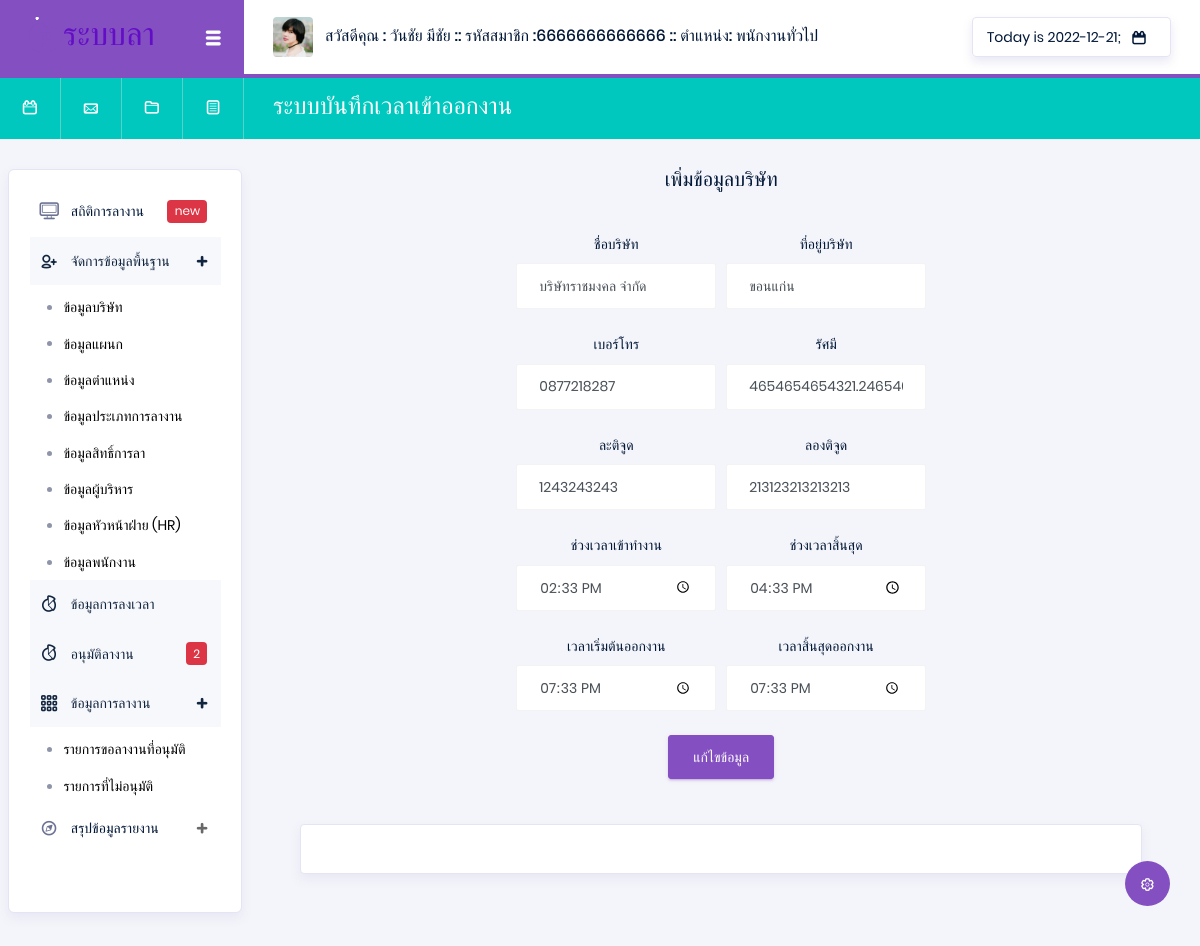
Page /index.php?p=constant (signed in) on the earlier database version.
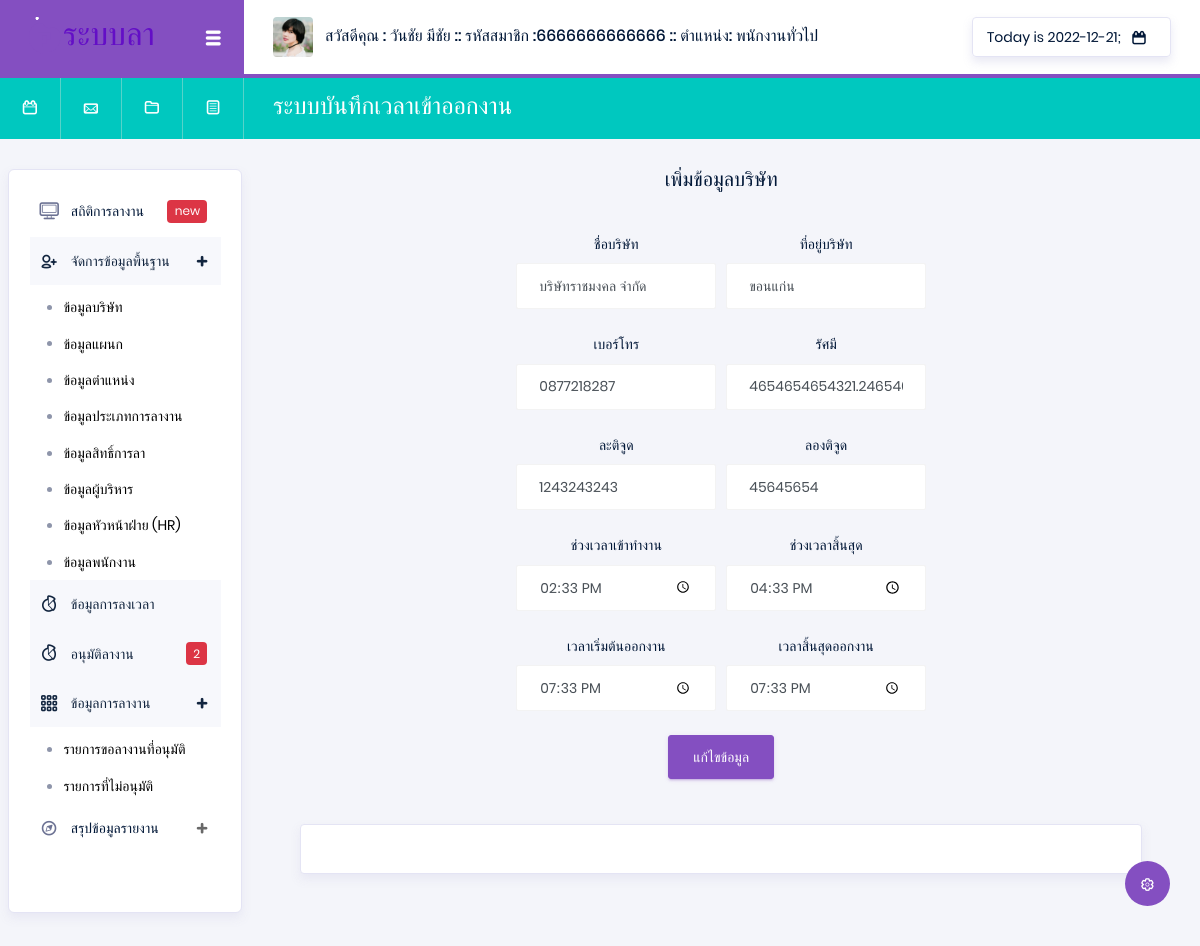
Same page on the later database version.
### tables this page shows
CREATE TABLE `position` (
  `Pos_id` varchar(13) NOT NULL,
  `Pos_name` varchar(50) NOT NULL
);

CREATE TABLE `constant` (
  `Stytem_No` int(10) NOT NULL,
  `Stytem_name` text NOT NULL,
  `Stytem_address` varchar(200) NOT NULL,
  `Stytem_tel` varchar(10) NOT NULL,
  `Stytem_radius` varchar(100) NOT NULL,
  `System_latitude` varchar(100) NOT NULL,
  `System_longitude` varchar(100) NOT NULL,
  `System_period` varchar(100) NOT NULL,
  `System_timeoff` varchar(100) NOT NULL,
  `Stytem_starttime` varchar(100) NOT NULL,
  `Stytem_endtime` varchar(100) NOT NULL
);

### api/showData.php (called while the page is built, shortened)
<?php
$Pos_id = $_SESSION['Pos_id'];
@$ShowPosition = "SELECT * FROM position WHERE  Pos_id =  '$Pos_id' ";
@$SQLShowPosition = mysqli_query($con, $ShowPosition) or die("Error in query: $ShowPosition ");
while ($Showposition = mysqli_fetch_array($SQLShowPosition)) {
    @$Pos_name = $Showposition['Pos_name'];
}

### pages/system/constant.php (the view, shortened to what this page needs)
<div class="main-panel">
    <div class="content-wrapper">
    <?php
    @$constant = "SELECT * FROM constant  ";
    @$Sqlconstant = mysqli_query($con, $constant) or die("Error in query: $constant ");
    while ($ShowSqlconstant = mysqli_fetch_array($Sqlconstant)) {
      $Stytem_name =   $ShowSqlconstant['Stytem_name'];
      $Stytem_address =   $ShowSqlconstant['Stytem_address'];
      $Stytem_tel =   $ShowSqlconstant['Stytem_tel'];
      $Stytem_radius =   $ShowSqlconstant['Stytem_radius'];
      $System_latitude =   $ShowSqlconstant['System_latitude'];
      $System_longitude =   $ShowSqlconstant['System_longitude'];
      $System_period =   $ShowSqlconstant['System_period'];
      $System_timeoff =   $ShowSqlconstant['System_timeoff'];
      $Stytem_starttime =   $ShowSqlconstant['Stytem_starttime'];
      $Stytem_endtime =   $ShowSqlconstant['Stytem_endtime'];
    }
    ?>
        <center>
            <h5 class="mb-2 text-titlecase mb-4" id="buttonY">เพิ่มข้อมูลบริษัท</h5>
            <div class="card-body col-md-6">
                <form class="forms-sample" action="./api/api_system.php" method="POST">
                    <div class="form-row">
                        <div class="form-group col-md-6 ">
                            <label for="exampleInputUsername1">ชื่อบริษัท</label>
                            <input type="text" class="form-control" name="Stytem_name" id="Stytem_name" value="<?php echo $Stytem_name; ?>"  placeholder="ชื่อบริษัท" required>
                        </div>
                        <div class="form-group col-md-6">
                            <label for="exampleInputUsername1">ที่อยู่บริษัท</label>
                            <input type="text" class="form-control" name="Stytem_address" id="Stytem_address" value="<?php echo $Stytem_address; ?>" placeholder="ที่อยู่บริษัท" required>
                        </div>
                        <div class="form-group col-md-6 ">
                            <label for="exampleInputUsername1">เบอร์โทร</label>
                            <input type="text" class="form-control" name="Stytem_tel" id="Stytem_tel"  value="<?php echo $Stytem_tel; ?>" placeholder="เบอร์โทร" min="100000000" max="9999999999" required>
                        </div>
                        <div class="form-group col-md-6 ">
                            <label for="exampleInputUsername1">รัศมี</label>
                            <input type="text" class="form-control" name="Stytem_radius" id="Stytem_radius" value="<?php echo $Stytem_radius; ?>"  placeholder="ตำแหน่งรัติจุ" required>
                        </div>
                        <div class="form-group col-md-6 ">
                            <label for="exampleInputUsername1">ละติจูด</label>
                            <input type="text" class="form-control" name="System_latitude" id="System_latitude" value="<?php echo $System_latitude; ?>" placeholder="ตำแหน่งรัติจุ" required>
                        </div>
                        <div class="form-group col-md-6 ">
                            <label for="exampleInputUsername1">ลองติจูด</label>
                            <input type="text" class="form-control" name="System_longitude" id="System_longitude" value="<?php echo $System_longitude; ?>" placeholder="ตำแหน่งรัติจุ" required>
                        </div>
                        <div class="form-group col-md-6 ">
                            <label for="exampleInputUsername1">ช่วงเวลาเข้าทำงาน</label>
                            <input type="time" class="form-control" name="System_period" id="System_period"  value="<?php echo $System_period; ?>" placeholder="เวลาเข้างาน" required>
                        </div>
                        <div class="form-group col-md-6 ">
                            <label for="exampleInputUsername1">ช่วงเวลาสิ้นสุด</label>
                            <input type="time" class="form-control" name="System_timeoff" id="System_timeoff" value="<?php echo $System_timeoff; ?>" placeholder="เวลาออกงาน" required>
                        </div>
                        <div class="form-group col-md-6 ">
                            <label for="exampleInputUsername1">เวลาเริ่มต้นออกงาน</label>
                            <input type="time" class="form-control" name="Stytem_starttime" id="Stytem_starttime" value="<?php echo $Stytem_starttime; ?>" placeholder="เวลาเข้างาน" required>
                        </div>
                        <div class="form-group col-md-6 ">
                            <label for="exampleInputUsername1">เวลาสิ้นสุดออกงาน</label>
                            <input type="time" class="form-control" name="Stytem_endtime" id="Stytem_endtime" value="<?php echo $Stytem_endtime; ?>" placeholder="เวลาออกงาน" required>
                        </div>
                    </div>
                    <button type="submit" class="btn btn-primary" id="buttonY">แก้ไขข้อมูล </button>
                </form>
            </div>
        </center>
        <br>
        <footer class="footer">
            <div class="card">
                <div class="card-body">
                </div>
        </footer>
    </div>

### index.php (shortened to what this page needs)
<!DOCTYPE html>
<html lang="en">
<head>
  <link rel="stylesheet" href="vendors/typicons/typicons.css">
  <link rel="stylesheet" href="vendors/css/vendor.bundle.base.css">
  <link rel="stylesheet" href="css/vertical-layout-light/style.css">
</head>
<body>
  <div class="container-scroller">
    <?php
    include './confix/DB.php';
    if ($_SESSION['Emp_id'] == null) {
      header("location: ./login.php");
    } else if ($_SESSION['Emp_id'] != null) {
      include './api/showData.php';
      include './Head.php';
      include './ListNan.php';
      @$p = (isset($_GET['p']) ? $_GET['p'] : '');
      if ($p == 'constant') {
        include('./pages/system/constant.php');
      } elseif ($p == 'department') {
        include('./pages/system/department.php');
      } elseif ($p == 'position') {
        include('./pages/system/position.php');
      } elseif ($p == 'peleave') {
        include('./pages/system/peleave.php');
      } elseif ($p == 'employeeHR') {
        include('./pages/system/employeeHR.php');
      } elseif ($p == 'employeeCEO') {
        include('./pages/system/employeeCEO.php');
      } elseif ($p == 'employeeEmp') {
        include('./pages/system/employeeEmp.php');
      } elseif ($p == 'timetable') {
        include('./pages/system/timetable.php');
      }elseif ($p == 'leave1') {
        include('./pages/system/leave1.php');
      } elseif ($p == 'leave2') {
        include('./pages/system/leave2.php');
      } elseif ($p == 'leave3') {
        include('./pages/system/leave3.php');
      } elseif ($p == 'peleave1') {
        include('./pages/system/peleave1.php');
      }
      else {
      }
    }
    ?>
  </div>
  </div>
</body>
</html>

### Head.php (shortened to what this page needs)
<nav class="navbar col-lg-12 col-12 p-0 fixed-top d-flex flex-row">
  <div class="navbar-brand-wrapper d-flex justify-content-center">
    <div class="navbar-brand-inner-wrapper d-flex justify-content-between align-items-center w-100">
      <a class="navbar-brand brand-logo" href="#"><img src="images/logo-dark11.svg" alt="logo" /></a>
      <button class="navbar-toggler navbar-toggler align-self-center" type="button" data-toggle="minimize">
        <span class="typcn typcn-th-menu"></span>
      </button>
    </div>
  </div>
  <div class="navbar-menu-wrapper d-flex align-items-center justify-content-end">
    <ul class="navbar-nav mr-lg-2">
      <li class="nav-item nav-profile dropdown">
        <a class="nav-link" href="#" data-toggle="dropdown" id="profileDropdown">
          <img src="images/faces/face5.jpg" alt="profile" />
          <span class="nav-profile-name">
            สวัสดีคุณ : <?php echo $_SESSION['Emp_name']; ?>
            :: รหัสสมาชิก :<?php echo $_SESSION['Emp_id']; ?>
            :: ตำแหน่ง: <?php echo $Pos_name; ?> </span>
        </a>
      </li>
    </ul>
    <ul class="navbar-nav navbar-nav-right">
      <li class="nav-item nav-date dropdown">
        <a class="nav-link d-flex justify-content-center align-items-center" href="javascript:;">
          <h6 class="date mb-0"> <?php echo "Today is " . date("Y-m-d") ?>;</h6>
          <i class="typcn typcn-calendar"></i>
        </a>
      </li>
    </ul>
  </div>
</nav>
<nav class="navbar-breadcrumb col-xl-12 col-12 d-flex flex-row p-0">
  <div class="navbar-links-wrapper d-flex align-items-stretch">
    <div class="nav-link">
      <a href="javascript:;"><i class="typcn typcn-calendar-outline"></i></a>
    </div>
    <div class="nav-link">
      <a href="javascript:;"><i class="typcn typcn-mail"></i></a>
    </div>
    <div class="nav-link">
      <a href="javascript:;"><i class="typcn typcn-folder"></i></a>
    </div>
    <div class="nav-link">
      <a href="javascript:;"><i class="typcn typcn-document-text"></i></a>
    </div>
  </div>
  <div class="navbar-menu-wrapper d-flex align-items-center justify-content-end">
    <ul class="navbar-nav mr-lg-2">
      <li class="nav-item ml-0">
        <h4 class="mb-0">ระบบบันทึกเวลาเข้าออกงาน </h4>
      </li>
    </ul>
  </div>
</nav>
<div class="container-fluid page-body-wrapper">
  <div class="theme-setting-wrapper">
    <div id="settings-trigger"><i class="typcn typcn-cog-outline"></i></div>
  </div>

### ListNan.php (shortened to what this page needs)
<?php
@$leavefd = "SELECT * FROM `leave` WHERE  Leave_status = 1 ORDER BY Leave_date DESC;   ";
@$Sqlleavefd = mysqli_query($con, $leavefd) or die("Error in query: $leavefd ");
@$numd = mysqli_num_rows($Sqlleavefd);
?>
<nav class="sidebar sidebar-offcanvas" id="sidebar">
  <ul class="nav">
    <li class="nav-item">
      <a class="nav-link" href="#">
        <i class="typcn typcn-device-desktop menu-icon"></i>
        <span class="menu-title">สถิติการลางาน</span>
        <div class="badge badge-danger">new</div>
      </a>
    </li>
    <li class="nav-item">
      <a class="nav-link" data-toggle="collapse" href="#auth" aria-expanded="false" aria-controls="auth">
        <i class="typcn typcn-user-add-outline menu-icon"></i>
        <span class="menu-title">จัดการข้อมูลพื้นฐาน</span>
        <i class="menu-arrow"></i>
      </a>
      <div class="collapse" id="auth">
        <ul class="nav flex-column sub-menu">
          <li class="nav-item"> <a class="nav-link" href="index.php?p=constant"> ข้อมูลบริษัท </a></li>
          <li class="nav-item"> <a class="nav-link" href="index.php?p=department"> ข้อมูลแผนก </a></li>
          <li class="nav-item"> <a class="nav-link" href="index.php?p=position"> ข้อมูลตำแหน่ง </a></li>
          <li class="nav-item"> <a class="nav-link" href="index.php?p=peleave1"> ข้อมูลประเภทการลางาน </a></li>
          <li class="nav-item"> <a class="nav-link" href="index.php?p=peleave"> ข้อมูลสิทธิ์การลา </a></li>
          <li class="nav-item"> <a class="nav-link" href="index.php?p=employeeCEO"> ข้อมูลผู้บริหาร </a></li>
          <li class="nav-item"> <a class="nav-link" href="index.php?p=employeeHR"> ข้อมูลหัวหน้าฝ่าย (HR) </a></li>
          <li class="nav-item"> <a class="nav-link" href="index.php?p=employeeEmp"> ข้อมูลพนักงาน </a></li>
        </ul>
      </div>
    </li>
    <li class="nav-item">
      <a class="nav-link" href="index.php?p=timetable">
        <i class="typcn typcn-chart-pie-outline menu-icon"></i>
        <span class="menu-title">ข้อมูลการลงเวลา</span>
      </a>
    </li>
    <li class="nav-item">
      <a class="nav-link" href="index.php?p=leave1">
        <i class="typcn typcn-chart-pie-outline menu-icon"></i>
        <span class="menu-title">อนุมัติลางาน</span>
        <div class="badge badge-danger"><?php echo $numd ?></div>
      </a>
    </li>
    <li class="nav-item">
      <a class="nav-link" data-toggle="collapse" href="#tables" aria-expanded="false" aria-controls="tables">
        <i class="typcn typcn-th-small-outline menu-icon"></i>
        <span class="menu-title">ข้อมูลการลางาน</span>
        <i class="menu-arrow"></i>
      </a>
      <div class="collapse" id="tables">
        <ul class="nav flex-column sub-menu">
          <li class="nav-item"> <a class="nav-link" href="index.php?p=leave2">รายการขอลางานที่อนุมัติ</a></li>
          <li class="nav-item"> <a class="nav-link" href="index.php?p=leave3">รายการที่ไม่อนุมัติ</a></li>
        </ul>
      </div>
    </li>
    <li class="nav-item">
      <a class="nav-link" data-toggle="collapse" href="#icons" aria-expanded="false" aria-controls="icons">
        <i class="typcn typcn-compass menu-icon"></i>
        <span class="menu-title">สรุปข้อมูลรายงาน</span>
        <i class="menu-arrow"></i>
      </a>
    </li>
  </ul>
</nav>

Differences in the rows shown:
changed constant "บริษัทราชมงคล จำกัด": System_longitude "213123213213213" → "45645654"
